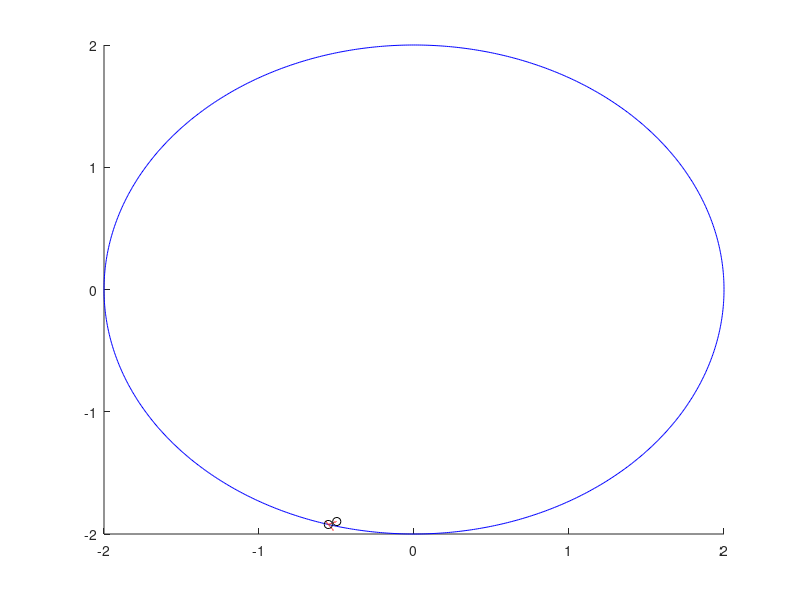

Reproduce this figure in MATLAB.
function testRebound2

sample = 1000; % Number of points for numerical computations

%so well behaved, merlin.
% zi = 0.4806 - 1.8985i;
% zf = 0.5394 - 1.9445i;

%works fine
% zi = -0.2544 + 1.9235i;
% zf =  -0.1814 + 1.9935i;

%works
% zi = 1.7727 + 0.8384i;
% zf = 1.8417 + 0.8386i;

%works
% zi = 0.8 + 0*1i;
% zf = 2.3 + 0*1i;

%works now
% zi = 0 + 1.8*1i;
% zf = 0 + 2.1*1i;

%YAY I think it works now!
zi = -0.5721 - 1.8929*1i;
zf = -0.5195 - 1.9715*1i;


line = linspace(zf, zi, sample);

r = 2;
theta = linspace(0,2*pi,sample);
circle = r*exp(1i*theta);
% line = aphids(i, 4) + linspace(0,(newX + 1i*newY)-aphids(i, 4),sample);

%line = [real(line); imag(line)]
figure; hold on; plot(circle,'b-'); plot(real(line),imag(line),'r-'); hold off;
%hold on; plot(real(zi),imag(zi),'ko'); hold off;
axis([-r r -r r]);
circle = [real(circle);imag(circle)];
line = [real(line); imag(line)];
%line = [imag(line); real(line)]
pointIntersect = InterX(circle,line);

hold on; plot(pointIntersect(1),pointIntersect(2),'ko'); hold off;


d =  [real(zf)-real(zi), imag(zf)-imag(zi)];
n = -pointIntersect/norm(pointIntersect);


r = d-2*(d*n)*transpose(n);

reflect_vect = r ./ norm(r);

%find length of reflected segment
%reflectLength = abs(zi-zf) - sqrt(real(zi)^2 + imag(zi)^2)
abs(zi-zf)
reflectLength = abs(zi-zf) - sqrt((pointIntersect(1)-real(zi))^2 + (pointIntersect(2)- imag(zi))^2)
%location of endpoint is angle&reflectLength away from origin,
%transposed by the intersection point

reflect_vect = reflectLength .* reflect_vect;
%final = transpose(pointIntersect) + reflect_vect;
finalLocation = reflect_vect(1) + 1i*reflect_vect(2) + pointIntersect(1) + 1i*pointIntersect(2);


lineTwo = linspace(finalLocation, pointIntersect(1) + 1i*pointIntersect(2), sample);
hold on; plot(lineTwo,'r-'); plot(real(finalLocation),imag(finalLocation),'ko'); hold off;

end


% From Matlab file exchange
function P = InterX(L1,varargin)
%INTERX Intersection of curves
%   P = INTERX(L1,L2) returns the intersection points of two curves L1 
%   and L2. The curves L1,L2 can be either closed or open and are described
%   by two-row-matrices, where each row contains its x- and y- coordinates.
%   The intersection of groups of curves (e.g. contour lines, multiply 
%   connected regions etc) can also be computed by separating them with a
%   column of NaNs as for example
%
%         L  = [x11 x12 x13 ... NaN x21 x22 x23 ...;
%               y11 y12 y13 ... NaN y21 y22 y23 ...]
%
%   P has the same structure as L1 and L2, and its rows correspond to the
%   x- and y- coordinates of the intersection points of L1 and L2. If no
%   intersections are found, the returned P is empty.
%
%   P = INTERX(L1) returns the self-intersection points of L1. To keep
%   the code simple, the points at which the curve is tangent to itself are
%   not included. P = INTERX(L1,L1) returns all the points of the curve 
%   together with any self-intersection points.
%   
%   Example:
%       t = linspace(0,2*pi);
%       r1 = sin(4*t)+2;  x1 = r1.*cos(t); y1 = r1.*sin(t);
%       r2 = sin(8*t)+2;  x2 = r2.*cos(t); y2 = r2.*sin(t);
%       P = InterX([x1;y1],[x2;y2]);
%       plot(x1,y1,x2,y2,P(1,:),P(2,:),'ro')

%   Author : NS
%   Version: 3.0, 21 Sept. 2010

%   Two words about the algorithm: Most of the code is self-explanatory.
%   The only trick lies in the calculation of C1 and C2. To be brief, this
%   is essentially the two-dimensional analog of the condition that needs
%   to be satisfied by a function F(x) that has a zero in the interval
%   [a,b], namely
%           F(a)*F(b) <= 0
%   C1 and C2 exactly do this for each segment of curves 1 and 2
%   respectively. If this condition is satisfied simultaneously for two
%   segments then we know that they will cross at some point. 
%   Each factor of the 'C' arrays is essentially a matrix containing 
%   the numerators of the signed distances between points of one curve
%   and line segments of the other.

    %...Argument checks and assignment of L2
    error(nargchk(1,2,nargin));
    if nargin == 1,
        L2 = L1;    hF = @lt;   %...Avoid the inclusion of common points
    else
        L2 = varargin{1}; hF = @le;
    end
       
    %...Preliminary stuff
    x1  = L1(1,:)';  x2 = L2(1,:);
    y1  = L1(2,:)';  y2 = L2(2,:);
    dx1 = diff(x1); dy1 = diff(y1);
    dx2 = diff(x2); dy2 = diff(y2);
    
    %...Determine 'signed distances'   
    S1 = dx1.*y1(1:end-1) - dy1.*x1(1:end-1);
    S2 = dx2.*y2(1:end-1) - dy2.*x2(1:end-1);
    
    C1 = feval(hF,D(bsxfun(@times,dx1,y2)-bsxfun(@times,dy1,x2),S1),0);
    C2 = feval(hF,D((bsxfun(@times,y1,dx2)-bsxfun(@times,x1,dy2))',S2'),0)';

    %...Obtain the segments where an intersection is expected
    [i,j] = find(C1 & C2); 
    if isempty(i),P = zeros(2,0);return; end;
    
    %...Transpose and prepare for output
    i=i'; dx2=dx2'; dy2=dy2'; S2 = S2';
    L = dy2(j).*dx1(i) - dy1(i).*dx2(j);
    i = i(L~=0); j=j(L~=0); L=L(L~=0);  %...Avoid divisions by 0
    
    %...Solve system of eqs to get the common points
    P = unique([dx2(j).*S1(i) - dx1(i).*S2(j), ...
                dy2(j).*S1(i) - dy1(i).*S2(j)]./[L L],'rows')';
              
    function u = D(x,y)
        u = bsxfun(@minus,x(:,1:end-1),y).*bsxfun(@minus,x(:,2:end),y);
    end
end

%for float/double equality testing
function bool = testEquality (argOne, argTwo, epsilon)
bool = (argOne < argTwo + epsilon) && (argOne > argTwo - epsilon);
end
